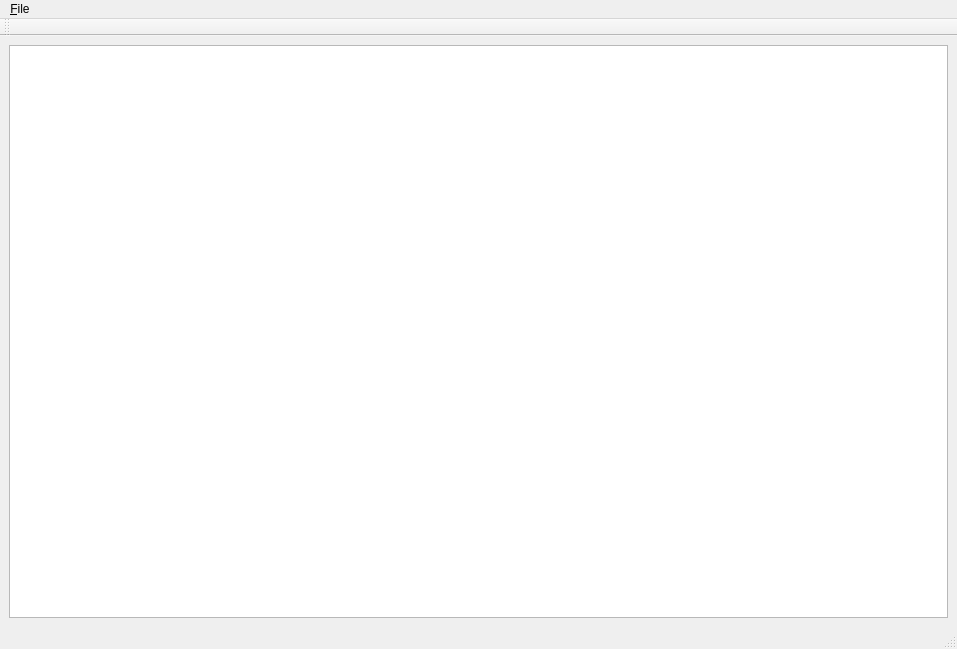
<?xml version="1.0" encoding="UTF-8"?>
<ui version="4.0">
 <class>MapWindow</class>
 <widget class="QMainWindow" name="MapWindow">
  <property name="geometry">
   <rect>
    <x>0</x>
    <y>0</y>
    <width>957</width>
    <height>649</height>
   </rect>
  </property>
  <property name="windowTitle">
   <string>MainWindow</string>
  </property>
  <widget class="QWidget" name="centralwidget">
   <layout class="QHBoxLayout" name="horizontalLayout">
    <item>
     <widget class="QGraphicsView" name="graphicsView"/>
    </item>
   </layout>
  </widget>
  <widget class="QMenuBar" name="menubar">
   <property name="geometry">
    <rect>
     <x>0</x>
     <y>0</y>
     <width>957</width>
     <height>26</height>
    </rect>
   </property>
   <widget class="QMenu" name="menu_File">
    <property name="title">
     <string>&amp;File</string>
    </property>
   </widget>
   <addaction name="menu_File"/>
  </widget>
  <widget class="QStatusBar" name="statusbar"/>
  <widget class="QToolBar" name="toolBar">
   <property name="windowTitle">
    <string>toolBar</string>
   </property>
   <attribute name="toolBarArea">
    <enum>TopToolBarArea</enum>
   </attribute>
   <attribute name="toolBarBreak">
    <bool>false</bool>
   </attribute>
  </widget>
 </widget>
 <resources/>
 <connections/>
</ui>
